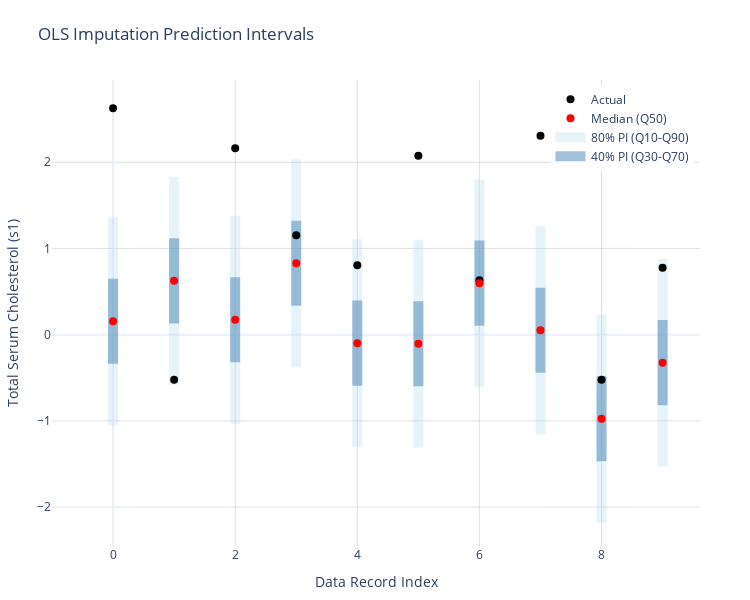

This figure's notebook cell:
### Markdown cell above
## Visualizing prediction intervals

By visualizing the prediction intervals of the model's imputations we can better understand the uncertainty in our imputed values.

### Code cell
# Create a prediction interval plot for the first 10 records
# Number of records to plot
n_records = 10

# Prepare data for plotting
records = list(range(n_records))
actuals = actual_values.iloc[:n_records, 0].values
medians = imputed_values[0.5].iloc[:n_records, 0].values
q30 = imputed_values[0.3].iloc[:n_records, 0].values
q70 = imputed_values[0.7].iloc[:n_records, 0].values
q10 = imputed_values[0.1].iloc[:n_records, 0].values
q90 = imputed_values[0.9].iloc[:n_records, 0].values

# Create the base figure
fig = go.Figure()

# Add 80% prediction interval (Q10-Q90)
for i in range(n_records):
    fig.add_trace(
        go.Scatter(
            x=[i, i],
            y=[q10[i], q90[i]],
            mode="lines",
            line=dict(width=10, color="rgba(173, 216, 230, 0.3)"),
            hoverinfo="none",
            showlegend=False,
        )
    )

# Add 40% prediction interval (Q30-Q70)
for i in range(n_records):
    fig.add_trace(
        go.Scatter(
            x=[i, i],
            y=[q30[i], q70[i]],
            mode="lines",
            line=dict(width=10, color="rgba(70, 130, 180, 0.5)"),
            hoverinfo="none",
            showlegend=False,
        )
    )

# Add actual values
fig.add_trace(
    go.Scatter(
        x=records,
        y=actuals,
        mode="markers",
        marker=dict(color="black", size=8),
        name="Actual",
    )
)

# Add median predictions
fig.add_trace(
    go.Scatter(
        x=records,
        y=medians,
        mode="markers",
        marker=dict(color="red", size=8),
        name="Median (Q50)",
    )
)

# Add dashed line for Q10
fig.add_trace(
    go.Scatter(
        x=[-1, -1],  # Dummy points for legend
        y=[0, 0],  # Dummy points for legend
        mode="lines",
        line=dict(color="rgba(173, 216, 230, 0.3)", width=10),
        name="80% PI (Q10-Q90)",
    )
)

# Add dashed line for Q30
fig.add_trace(
    go.Scatter(
        x=[-1, -1],  # Dummy points for legend
        y=[0, 0],  # Dummy points for legend
        mode="lines",
        line=dict(color="rgba(70, 130, 180, 0.5)", width=10),
        name="40% PI (Q30-Q70)",
    )
)

# Update layout with smaller width to fit in the book layout
fig.update_layout(
    title="OLS Imputation Prediction Intervals",
    xaxis=dict(
        title="Data Record Index",
        showgrid=True,
        gridwidth=1,
        gridcolor="rgba(211, 211, 211, 0.7)",
    ),
    yaxis=dict(
        title="Total Serum Cholesterol (s1)",
        showgrid=True,
        gridwidth=1,
        gridcolor="rgba(211, 211, 211, 0.7)",
    ),
    width=750,
    height=600,
    template="plotly_white",
    margin=dict(l=50, r=50, t=80, b=50),  # Adjust margins
    legend=dict(yanchor="top", y=0.99, xanchor="right", x=0.99),
)

fig.show()

### Figure 1 — Plotly figure (JSON) as saved in the notebook; plotly's stock layout.template omitted (floating-point values rounded to 4 significant figures)
{"data": [{"hoverinfo": "none", "line": {"color": "rgba(173, 216, 230, 0.3)", "width": 10}, "mode": "lines", "showlegend": false, "type": "scatter", "x": [0, 0], "y": [-1.051, 1.361]}, {"hoverinfo": "none", "line": {"color": "rgba(173, 216, 230, 0.3)", "width": 10}, "mode": "lines", "showlegend": false, "type": "scatter", "x": [1, 1], "y": [-0.5815, 1.83]}, {"hoverinfo": "none", "line": {"color": "rgba(173, 216, 230, 0.3)", "width": 10}, "mode": "lines", "showlegend": false, "type": "scatter", "x": [2, 2], "y": [-1.033, 1.378]}, {"hoverinfo": "none", "line": {"color": "rgba(173, 216, 230, 0.3)", "width": 10}, "mode": "lines", "showlegend": false, "type": "scatter", "x": [3, 3], "y": [-0.3771, 2.034]}, {"hoverinfo": "none", "line": {"color": "rgba(173, 216, 230, 0.3)", "width": 10}, "mode": "lines", "showlegend": false, "type": "scatter", "x": [4, 4], "y": [-1.304, 1.107]}, {"hoverinfo": "none", "line": {"color": "rgba(173, 216, 230, 0.3)", "width": 10}, "mode": "lines", "showlegend": false, "type": "scatter", "x": [5, 5], "y": [-1.31, 1.101]}, {"hoverinfo": "none", "line": {"color": "rgba(173, 216, 230, 0.3)", "width": 10}, "mode": "lines", "showlegend": false, "type": "scatter", "x": [6, 6], "y": [-0.608, 1.803]}, {"hoverinfo": "none", "line": {"color": "rgba(173, 216, 230, 0.3)", "width": 10}, "mode": "lines", "showlegend": false, "type": "scatter", "x": [7, 7], "y": [-1.154, 1.257]}, {"hoverinfo": "none", "line": {"color": "rgba(173, 216, 230, 0.3)", "width": 10}, "mode": "lines", "showlegend": false, "type": "scatter", "x": [8, 8], "y": [-2.181, 0.23]}, {"hoverinfo": "none", "line": {"color": "rgba(173, 216, 230, 0.3)", "width": 10}, "mode": "lines", "showlegend": false, "type": "scatter", "x": [9, 9], "y": [-1.53, 0.8811]}, {"hoverinfo": "none", "line": {"color": "rgba(70, 130, 180, 0.5)", "width": 10}, "mode": "lines", "showlegend": false, "type": "scatter", "x": [0, 0], "y": [-0.3383, 0.6483]}, {"hoverinfo": "none", "line": {"color": "rgba(70, 130, 180, 0.5)", "width": 10}, "mode": "lines", "showlegend": false, "type": "scatter", "x": [1, 1], "y": [0.1307, 1.117]}, {"hoverinfo": "none", "line": {"color": "rgba(70, 130, 180, 0.5)", "width": 10}, "mode": "lines", "showlegend": false, "type": "scatter", "x": [2, 2], "y": [-0.3209, 0.6657]}, {"hoverinfo": "none", "line": {"color": "rgba(70, 130, 180, 0.5)", "width": 10}, "mode": "lines", "showlegend": false, "type": "scatter", "x": [3, 3], "y": [0.3352, 1.322]}, {"hoverinfo": "none", "line": {"color": "rgba(70, 130, 180, 0.5)", "width": 10}, "mode": "lines", "showlegend": false, "type": "scatter", "x": [4, 4], "y": [-0.5918, 0.3948]}, {"hoverinfo": "none", "line": {"color": "rgba(70, 130, 180, 0.5)", "width": 10}, "mode": "lines", "showlegend": false, "type": "scatter", "x": [5, 5], "y": [-0.5982, 0.3884]}, {"hoverinfo": "none", "line": {"color": "rgba(70, 130, 180, 0.5)", "width": 10}, "mode": "lines", "showlegend": false, "type": "scatter", "x": [6, 6], "y": [0.1042, 1.091]}, {"hoverinfo": "none", "line": {"color": "rgba(70, 130, 180, 0.5)", "width": 10}, "mode": "lines", "showlegend": false, "type": "scatter", "x": [7, 7], "y": [-0.4416, 0.545]}, {"hoverinfo": "none", "line": {"color": "rgba(70, 130, 180, 0.5)", "width": 10}, "mode": "lines", "showlegend": false, "type": "scatter", "x": [8, 8], "y": [-1.469, -0.4823]}, {"hoverinfo": "none", "line": {"color": "rgba(70, 130, 180, 0.5)", "width": 10}, "mode": "lines", "showlegend": false, "type": "scatter", "x": [9, 9], "y": [-0.8178, 0.1688]}, {"marker": {"color": "black", "size": 8}, "mode": "markers", "name": "Actual", "type": "scatter", "x": [0, 1, 2, 3, 4, 5, 6, 7, 8, 9], "y": [2.625, -0.5242, 2.163, 1.152, 0.805, 2.076, 0.6316, 2.308, -0.5242, 0.7761]}, {"marker": {"color": "red", "size": 8}, "mode": "markers", "name": "Median (Q50)", "type": "scatter", "x": [0, 1, 2, 3, 4, 5, 6, 7, 8, 9], "y": [0.155, 0.624, 0.1724, 0.8285, -0.09854, -0.1049, 0.5975, 0.05167, -0.9756, -0.3245]}, {"line": {"color": "rgba(173, 216, 230, 0.3)", "width": 10}, "mode": "lines", "name": "80% PI (Q10-Q90)", "type": "scatter", "x": [-1, -1], "y": [0, 0]}, {"line": {"color": "rgba(70, 130, 180, 0.5)", "width": 10}, "mode": "lines", "name": "40% PI (Q30-Q70)", "type": "scatter", "x": [-1, -1], "y": [0, 0]}], "layout": {"height": 600, "legend": {"x": 0.99, "xanchor": "right", "y": 0.99, "yanchor": "top"}, "margin": {"b": 50, "l": 50, "r": 50, "t": 80}, "title": {"text": "OLS Imputation Prediction Intervals"}, "width": 750, "xaxis": {"gridcolor": "rgba(211, 211, 211, 0.7)", "gridwidth": 1, "showgrid": true, "title": {"text": "Data Record Index"}}, "yaxis": {"gridcolor": "rgba(211, 211, 211, 0.7)", "gridwidth": 1, "showgrid": true, "title": {"text": "Total Serum Cholesterol (s1)"}}}}
